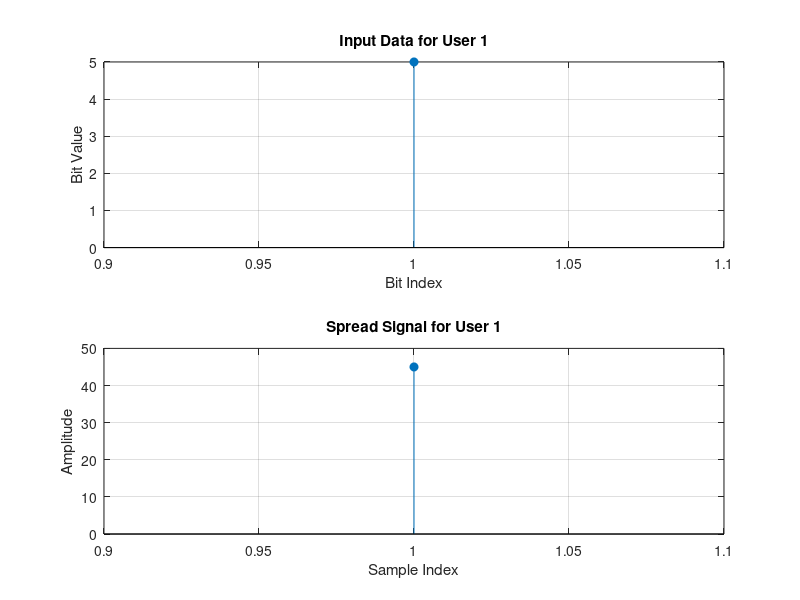
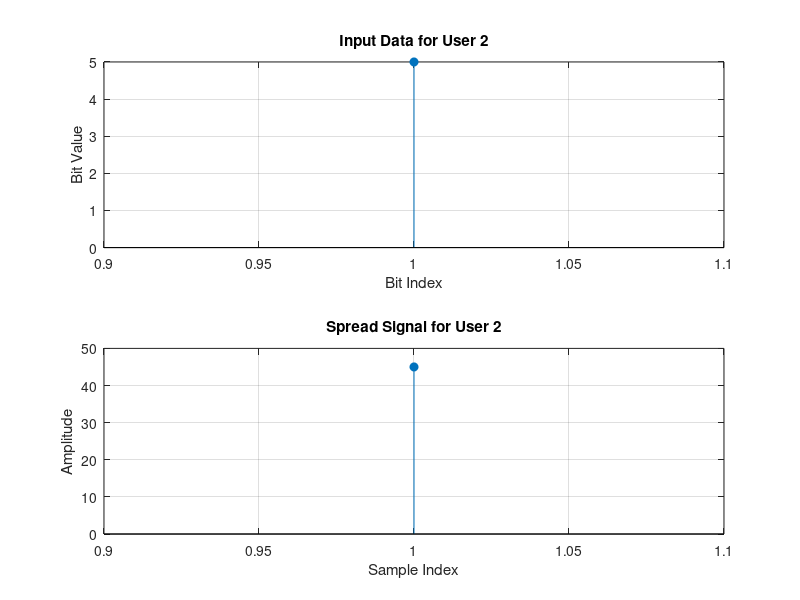
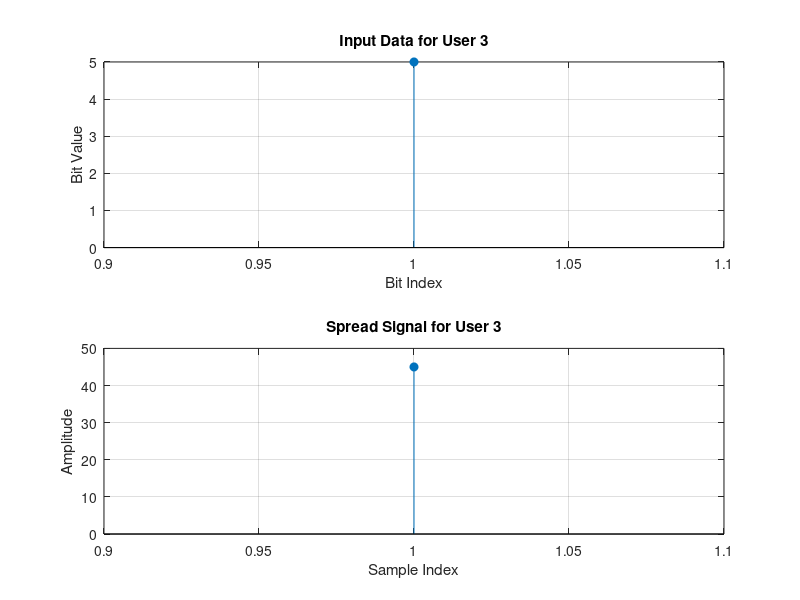
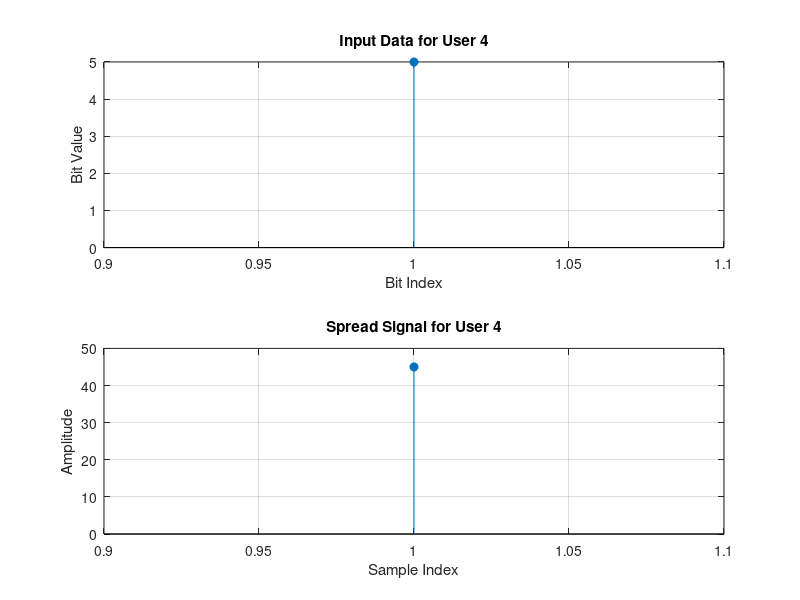

Reproduce these figures in MATLAB, in order.
% CDMA Multi-User Signal Generation in MATLAB with Dynamic User Input

% Clear the workspace and command window
clear; clc;

%% Input Parameters

% Prompt the user to enter the number of users
num_users = input('Enter the number of users: ');
% Prompt the user to enter the number of bits in data for each user
num_data_bits = input('Enter the number of data bits for each user: ');

% Prompt the user to enter the length of the PN sequence
pn_length = input('Enter the length of the PN sequence (e.g., 4): ');

% Initialize data and PN sequences for all users
data_bits = cell(1, num_users);    % Cell array to hold data bits for each user
pn_sequences = cell(1, num_users); % Cell array to hold PN sequences for each user

% Loop to input data bits and PN sequences for each user
for user = 1:num_users
    fprintf('--- User %d ---\n', user);
    
    % Get data bits for the user (input as an array, e.g., [1 0])
    data_bits{user} = input(sprintf('Enter %d data bits for this user (e.g., [1 0 ...]): ', num_data_bits));
    
    % Get PN sequence for the user (input PN sequence based on the user-specified length)
    pn_sequences{user} = input(sprintf('Enter the %d-bit PN sequence for this user (e.g., [1 -1 1 -1 ...]): ', pn_length));
end

%% Convert Data Bits to Bipolar Format (1 -> +1, 0 -> -1)
bipolar_data = cell(1, num_users);  % Cell array to hold bipolar format of data for each user

for user = 1:num_users
    bipolar_data{user} = 2 * data_bits{user} - 1;  % Convert binary to bipolar
end

%% Spread the Data for Each User using the Corresponding PN Sequence

% Initialize the spread signal for each user
spread_signals = cell(1, num_users);

% Spread the data for each user
for user = 1:num_users
    spread_signals{user} = [];  % Initialize spread signal for this user
    for i = 1:length(bipolar_data{user})
        spread_signals{user} = [spread_signals{user}, bipolar_data{user}(i) * pn_sequences{user}];
    end
end

%% Generate the Composite Signal by Adding All Spread Signals

% Initialize the composite signal with zeros
composite_signal = zeros(1, length(spread_signals{1}));

% Add all users' spread signals to form the composite signal
for user = 1:num_users
    composite_signal = composite_signal + spread_signals{user};
end

%% Display and Plot Results in Separate Figures for Each User

for user = 1:num_users
    figure;
    
    % Plot the input data for each user
    subplot(2, 1, 1);  % Create a subplot for input data
    stem(data_bits{user}, 'filled');
    title(sprintf('Input Data for User %d', user));
    xlabel('Bit Index');
    ylabel('Bit Value');
    grid on;
    
    % Plot the spread signal for each user in a subplot
    subplot(2, 1, 2);  % Create a subplot for spread signal
    stem(spread_signals{user}, 'filled');
    title(sprintf('Spread Signal for User %d', user));
    xlabel('Sample Index');
    ylabel('Amplitude');
    grid on;
end

%% Display the Composite Signal

figure;
stem(composite_signal, 'filled');
title(sprintf('Composite CDMA Signal (%d Users, %d-bit PN Sequence)', num_users, pn_length));
xlabel('Sample Index');
ylabel('Amplitude');
grid on;

%% Additional Information
% Print the amplitudes of the composite signal
disp('Amplitudes of the Composite Signal:');
disp(composite_signal);